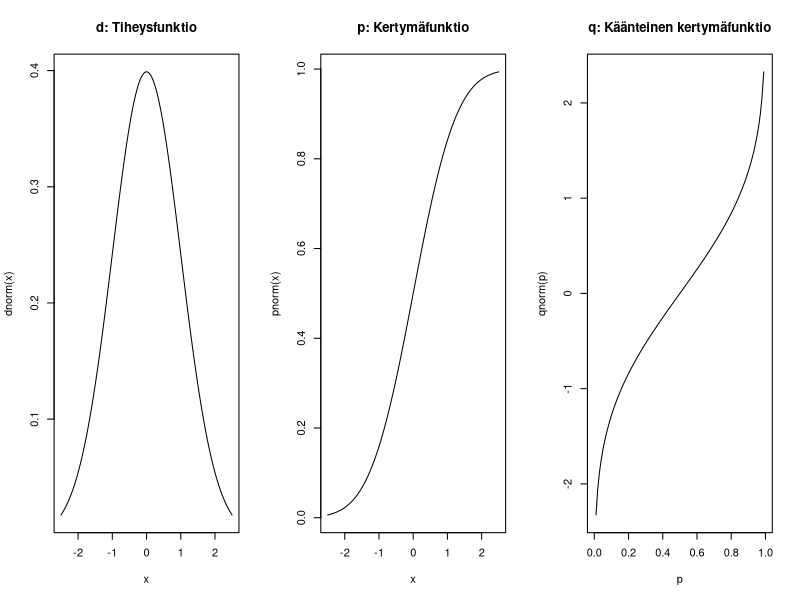
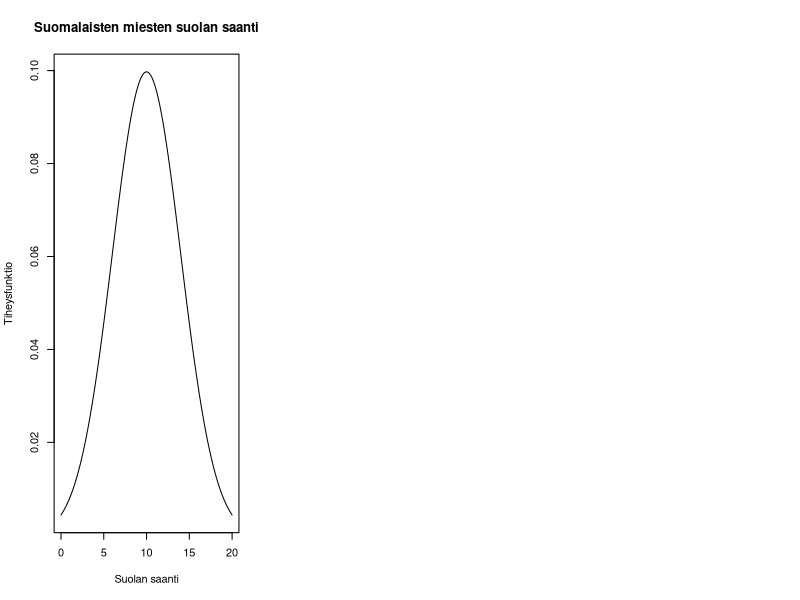

Source code (R) for these figures, in order:
## ---- chunk 1
x <- seq(-2.5, 2.5, by = 0.01)
p <- seq(0, 1, by = 0.01)
par(mfrow = c(1,3))
plot(x, dnorm(x), type = "l", main = "d: Tiheysfunktio")
plot(x, pnorm(x), type = "l", main = "p: Kertymäfunktio")
plot(p, qnorm(p), type ="l", main = "q: Käänteinen kertymäfunktio")
## ---- chunk 2
# Sequential vector  of salt consumption
salt <- seq(0, 20, by = 0.1)
# Density function
density <- dnorm(salt, mean = 10, sd = 4)
# Line plot
plot(salt, density, type = "l",
     xlab = "Suolan saanti", ylab = "Tiheysfunktio",
     main = "Suomalaisten miesten suolan saanti")
## ---- chunk 3
pnorm(5, mean = 10, sd = 4)
## ---- chunk 4
pnorm(7, mean = 10, sd = 4, lower.tail = FALSE)
## ---- chunk 5
qnorm(0.1, mean = 10, sd = 4, lower.tail = FALSE)
# OR
qnorm(0.9, mean = 10, sd = 4)
